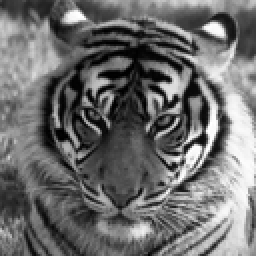
#> input picture img1.png, 128 x 128 px (shown 2 times larger)
$ python decode.py img1.png img2.png img2.png
#> lines starting #> are read from the running program, lines starting #| are printed output that depends on the picture
import numpy as np
import cv2
import sys

def min(a, b):
    c = b
    if (a <= b):
        c = a
    return c

def merge(X1, X2):
    a = X1.shape[0]
    b = X1.shape[1]
    res = np.zeros(X1.shape, dtype=np.uint8)
    for i in range(a):
        for j in range(b):
            res[i][j] = min(X1[i][j], X2[i][j])
    return res

X1_name = sys.argv[1]
X2_name = sys.argv[2]
decode_name = sys.argv[3]

X1 = cv2.imread(X1_name, cv2.IMREAD_GRAYSCALE)
#> X1 is the input picture: shape (128, 128); min 0, max 255, mean 109.1
X2 = cv2.imread(X2_name, cv2.IMREAD_GRAYSCALE)
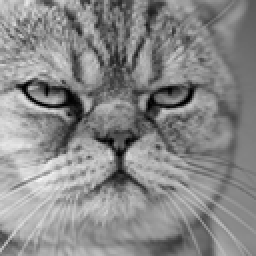
#> input picture img2.png, 128 x 128 px (shown 2 times larger)
#> X2 is the input picture: shape (128, 128); min 0, max 247, mean 136.5

decode_img = merge(X1, X2)
#> the loop in merge, `for i in range(a):` made 128 passes
#> after the loop in merge, `for i in range(a):`:
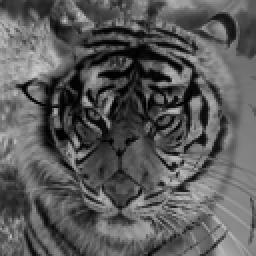
#> res: shape (128, 128) (shown 2 times larger); min 0, max 204, mean 90.1
cv2.imwrite(decode_name, decode_img)
